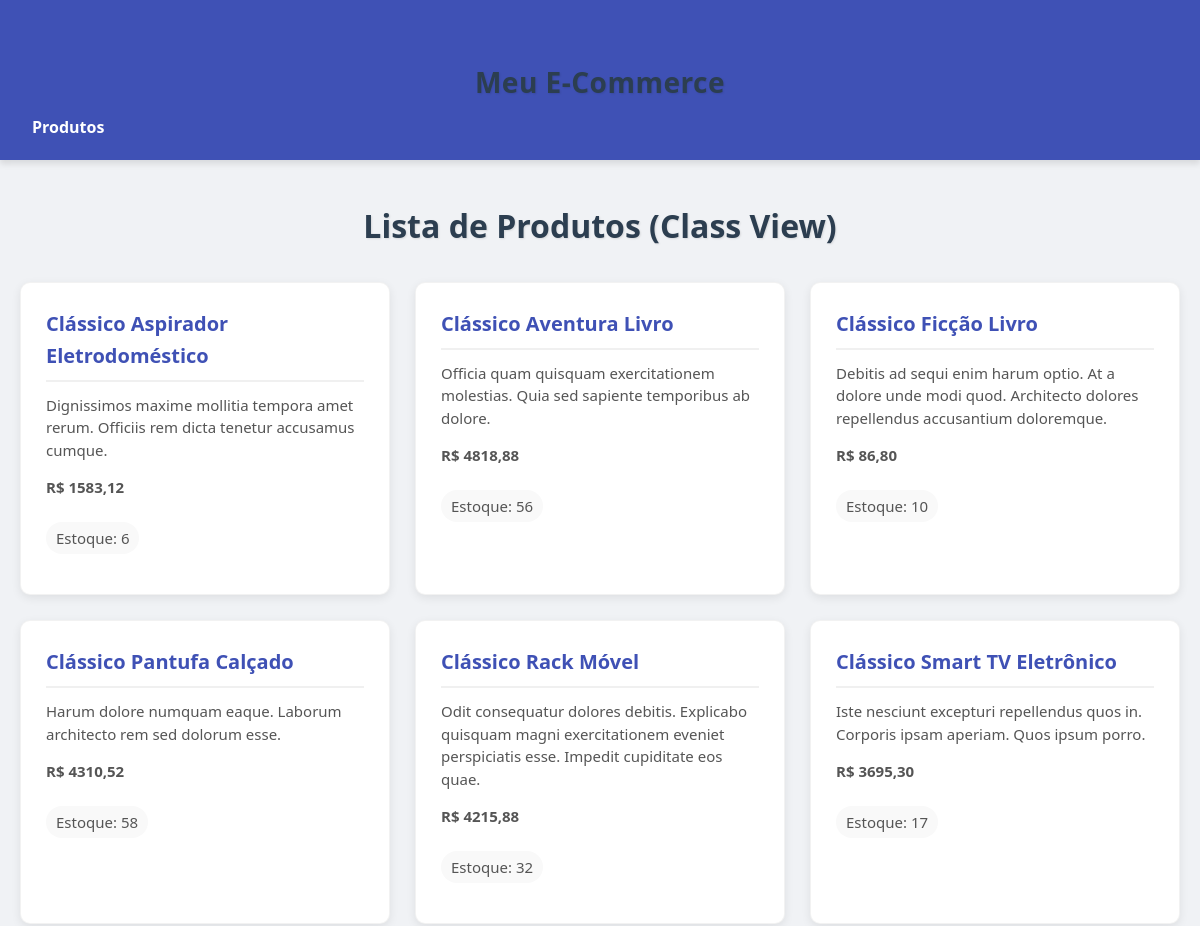
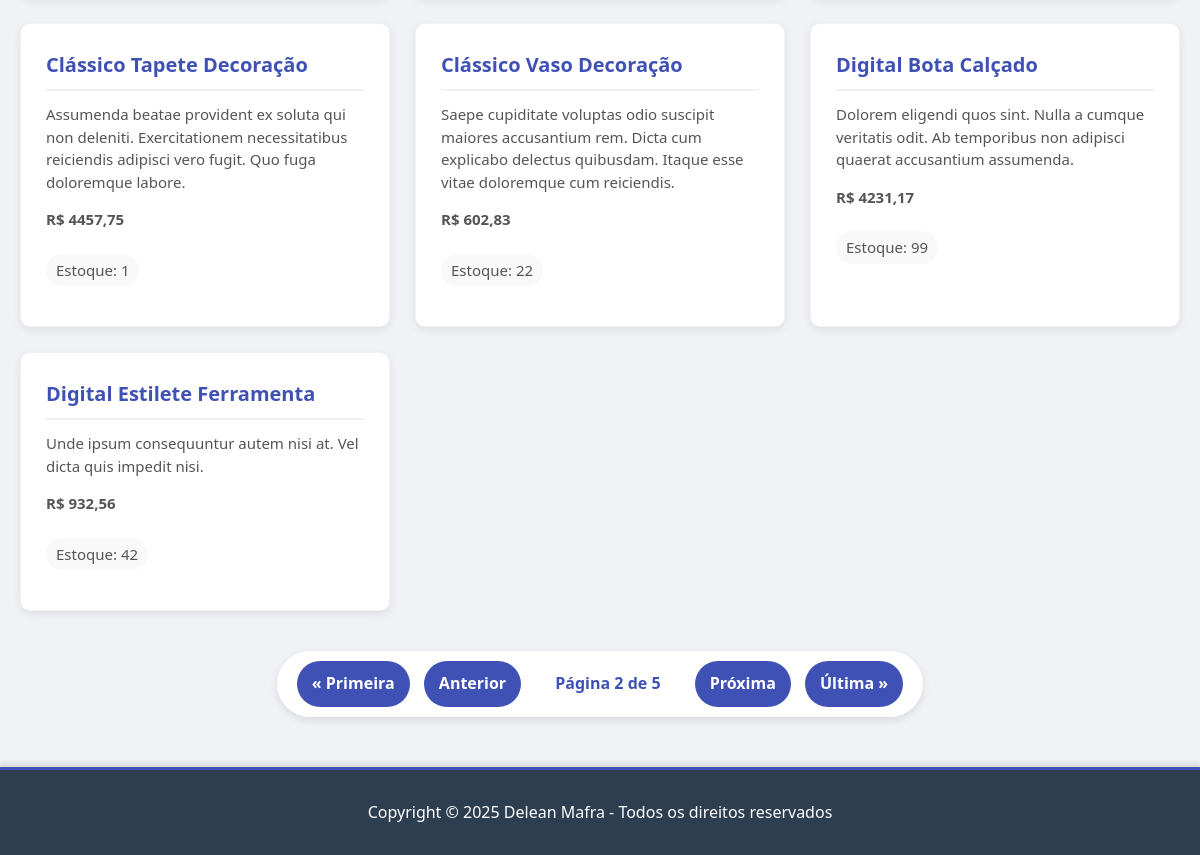
The app's page /produtos/class/?page=2 with its own data (2 pictures, top to bottom).
### produtos/models.py (models this page shows, shortened)
class Produto(models.Model):
    nome = models.CharField(max_length=100)
    descricao = models.TextField()
    preco = models.DecimalField(max_digits=10, decimal_places=2)
    estoque = models.IntegerField(default=0)
    data_cadastro = models.DateTimeField(auto_now_add=True)

### produtos/views.py (the view)
# urls.py: path('class/', views.ProdutoListView.as_view(), name='listar_produtos_class'),
class ProdutoListView(ListView):
    model = Produto
    template_name = 'produtos/lista_produtos_class.html'
    context_object_name = 'produtos'
    paginate_by = 10
    ordering = ['nome']

### produtos/templates/produtos/lista_produtos_class.html (shortened to what this page needs)
{% extends 'base.html' %}
{% block content %}
<div class="container">
    <h1>Lista de Produtos (Class View)</h1>
    <div class="produtos-container">
        {% for produto in produtos %}
            <div class="produto-item">
                <h3>{{ produto.nome }}</h3>
                <p>{{ produto.descricao }}</p>
                <p class="preco">R$ {{ produto.preco }}</p>
                <p class="estoque">Estoque: {{ produto.estoque }}</p>
            </div>
        {% empty %}
            <p>Nenhum produto disponível.</p>
        {% endfor %}
    </div>
    <div class="pagination">
        <span class="step-links">
            {% if page_obj.has_previous %}
                <a href="?page=1">&laquo; Primeira</a>
                <a href="?page={{ page_obj.previous_page_number }}">Anterior</a>
            {% endif %}
            <span class="current-page">
                Página {{ page_obj.number }} de {{ page_obj.paginator.num_pages }}
            </span>
            {% if page_obj.has_next %}
                <a href="?page={{ page_obj.next_page_number }}">Próxima</a>
                <a href="?page={{ page_obj.paginator.num_pages }}">Última &raquo;</a>
            {% endif %}
        </span>
    </div>
</div>
{% endblock %}

### static/css/styles.css (style rules this page uses)
* { margin: 0; padding: 0; box-sizing: border-box; }
body { font-family: 'Nunito', 'Segoe UI', Arial, sans-serif; line-height: 1.6; color: #333; background-color: #f0f2f5; scroll-behavior: smooth; }
.container { max-width: 1200px; margin: 0 auto; padding: 0 20px; }
h1 { margin: 40px 0 30px; text-align: center; color: #2c3e50; font-size: 32px; text-shadow: 1px 1px 2px rgba(0,0,0,0.1); }
.produtos-container { display: grid; grid-template-columns: repeat(auto-fill, minmax(280px, 1fr)); gap: 25px; margin-bottom: 40px; }
.produto-item { background-color: white; border-radius: 10px; padding: 25px; box-shadow: 0 3px 10px rgba(0,0,0,0.08); transition: transform 0.3s ease, box-shadow 0.3s ease; border: 1px solid rgba(0,0,0,0.05); }
.produto-item h3 { color: #3f51b5; margin-bottom: 12px; font-size: 20px; border-bottom: 2px solid #f0f0f0; padding-bottom: 8px; }
.produto-item p { color: #555; margin-bottom: 15px; font-size: 15px; line-height: 1.5; }
.preco { font-size: 22px; font-weight: bold; color: #16a085; margin-top: 15px; display: block; }
.estoque { color: #7f8c8d; font-size: 14px; margin-top: 8px; background-color: #f9f9f9; padding: 5px 10px; border-radius: 20px; display: inline-block; }
.pagination { text-align: center; margin: 40px 0; }
.pagination .step-links { background-color: white; padding: 10px 15px; border-radius: 50px; display: inline-block; box-shadow: 0 3px 8px rgba(0,0,0,0.1); }
.pagination a { display: inline-block; padding: 10px 15px; margin: 0 5px; background-color: #3f51b5; color: white; text-decoration: none; border-radius: 50px; font-weight: bold; transition: all 0.3s ease; }
.current-page { display: inline-block; padding: 10px 15px; margin: 0 10px; font-weight: bold; font-size: 16px; color: #3f51b5; }

### records on screen
Produto: nome "Clássico Aspirador Eletrodoméstico", descricao "Dignissimos maxime mollitia tempora amet rerum. Officiis rem dicta tenetur accusamus cumque.", preco "1583,12", estoque "6"
Produto: nome "Clássico Aventura Livro", descricao "Officia quam quisquam exercitationem molestias. Quia sed sapiente temporibus ab dolore.", preco "4818,88", estoque "56"
Produto: nome "Clássico Ficção Livro", descricao "Debitis ad sequi enim harum optio. At a dolore unde modi quod. Architecto dolores repellendus accusantium doloremque.", preco "86,80", estoque "10"
Produto: nome "Clássico Pantufa Calçado", descricao "Harum dolore numquam eaque. Laborum architecto rem sed dolorum esse.", preco "4310,52", estoque "58"
Produto: nome "Clássico Rack Móvel", descricao "Odit consequatur dolores debitis. Explicabo quisquam magni exercitationem eveniet perspiciatis esse. Impedit cupiditate eos quae.", preco "4215,88", estoque "32"
Produto: nome "Clássico Smart TV Eletrônico", descricao "Iste nesciunt excepturi repellendus quos in. Corporis ipsam aperiam. Quos ipsum porro.", preco "3695,30", estoque "17"
Produto: nome "Clássico Tapete Decoração", descricao "Assumenda beatae provident ex soluta qui non deleniti. Exercitationem necessitatibus reiciendis adipisci vero fugit. Quo fuga doloremque labore.", preco "4457,75", estoque "1"
Produto: nome "Clássico Vaso Decoração", descricao "Saepe cupiditate voluptas odio suscipit maiores accusantium rem. Dicta cum explicabo delectus quibusdam. Itaque esse vitae doloremque cum reiciendis.", preco "602,83", estoque "22"
Produto: nome "Digital Bota Calçado", descricao "Dolorem eligendi quos sint. Nulla a cumque veritatis odit. Ab temporibus non adipisci quaerat accusantium assumenda.", preco "4231,17", estoque "99"
Produto: nome "Digital Estilete Ferramenta", descricao "Unde ipsum consequuntur autem nisi at. Vel dicta quis impedit nisi.", preco "932,56", estoque "42"

### other values on screen
{{ page_obj.number }} "2"
{{ page_obj.paginator.num_pages }} "5"
